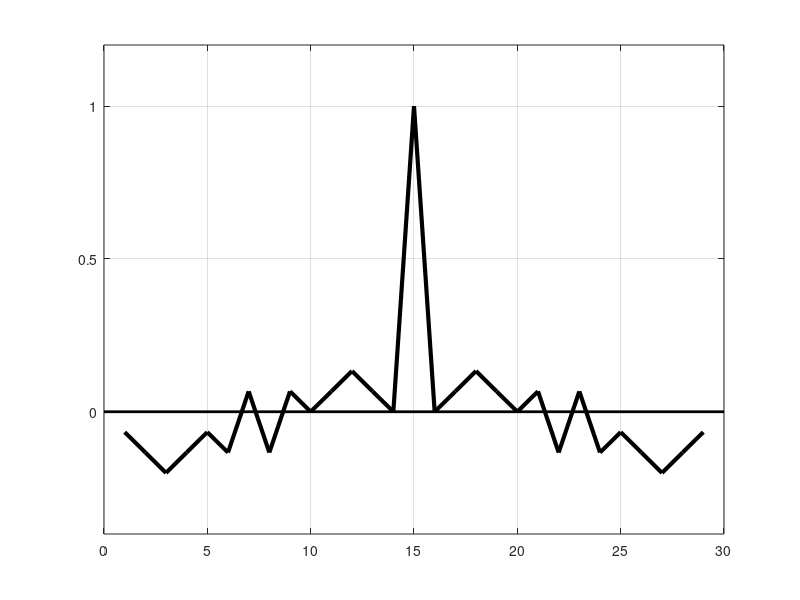

Recreate this plot in MATLAB.
% Моделирование прохождения М-последовательности
% через согласованный фильтр
%-----------------------------------------------------
figure('Color', 'w');
clear all

% Входная ПСП
M = [1 1 1 1 -1 1 -1 1 1 -1 -1 1 -1 -1 -1];
N = length(M);
% Импульсный отклик СФ
h = [-1 -1 -1 1 -1 -1 1 1 -1 1 -1 1 1 1 1];

% Операция свёртки двух одномерных массивов
r = conv(M, h)/N;

plot(r, 'k', 'LineWidth', 3)
set(gca, 'GridLines', '-')
grid on
axis([0 30 -0.4 1.2])

%-----------------------------------------------------
% Горизонтальная ось
line([0 30], [0 0], 'LineWidth', 2, 'Color', 'k')